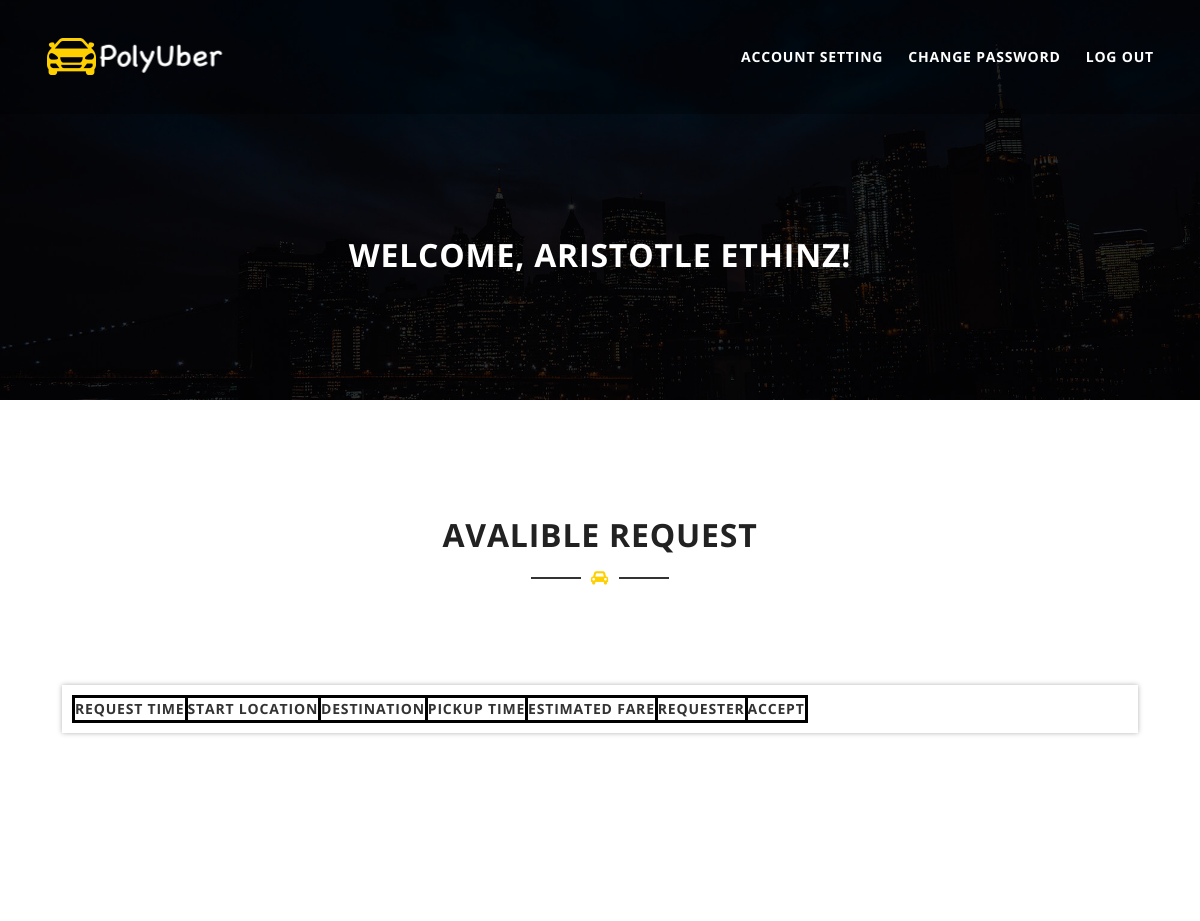
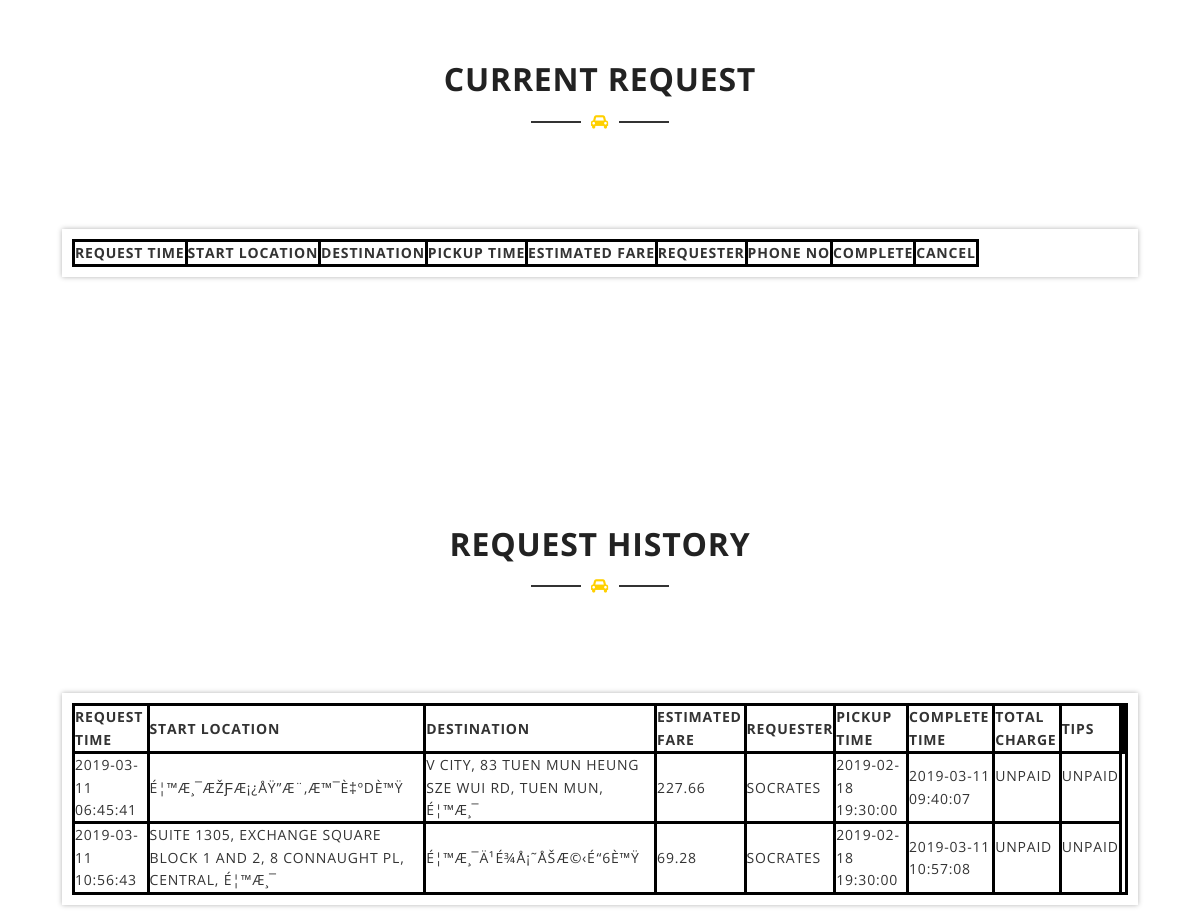
Page /testweb/driverhomepage.php (signed in) on the committed database (2 pictures, top to bottom).
### tables this page shows
CREATE TABLE `user` (
  `Username` varchar(45) NOT NULL,
  `Fullname` varchar(45) NOT NULL,
  `Email` varchar(45) NOT NULL,
  `Phone_No` int(8) NOT NULL,
  `Password` varchar(45) NOT NULL,
  `Type` varchar(45) NOT NULL,
  `Wallet_addr` text
);

CREATE TABLE `request` (
  `Request_ID` int(11) NOT NULL,
  `Request_time` datetime NOT NULL DEFAULT CURRENT_TIMESTAMP,
  `Pickup_time` datetime NOT NULL,
  `Complete_time` datetime DEFAULT NULL,
  `PassagerName` varchar(45) NOT NULL,
  `DriverName` varchar(45) DEFAULT NULL,
  `Start_location` text NOT NULL,
  `Destination` text NOT NULL,
  `Suggested_Fee` double NOT NULL,
  `Final_Fee` double DEFAULT NULL,
  `Tips` double DEFAULT NULL,
  `Acceptance` tinyint(1) NOT NULL DEFAULT '0',
  `Completance` tinyint(1) NOT NULL DEFAULT '0',
  `Paid` tinyint(1) NOT NULL DEFAULT '0',
  `Dispute` tinyint(1) NOT NULL DEFAULT '0',
  `Dispute_value` double DEFAULT NULL
);

### testweb/driverhomepage.php (the view, shortened to what this page needs)
<?php include ('server.php') ?>
<?php if(isset($_COOKIE['login']) && isset($_COOKIE['type'])) {
		$db = mysqli_connect('localhost', 'root', '', 'eie3117');
        $username = $_COOKIE['login'];
        $query = "SELECT * FROM user WHERE Username = '$username'";
        $fname = mysqli_query($db, $query);
        $fullname = $fname->fetch_object()->Fullname;
        $query = "SELECT * FROM request WHERE DriverName = '$username' AND Completance = 1 AND Paid = 0";
		$unpaid = mysqli_query($db, $query);
	  }
?>
<!DOCTYPE html>
<html class="no-js" lang="zxx">
<head>
    <link href="assets/css/bootstrap.min.css" rel="stylesheet">
    <link href="assets/css/plugins/slicknav.min.css" rel="stylesheet">
    <link href="assets/css/plugins/magnific-popup.css" rel="stylesheet">
    <link href="assets/css/plugins/owl.carousel.min.css" rel="stylesheet">
    <link href="assets/css/plugins/gijgo.css" rel="stylesheet">
    <link href="assets/css/font-awesome.css" rel="stylesheet">
    <link href="assets/css/reset.css" rel="stylesheet">
    <link href="style.css" rel="stylesheet">
    <link href="assets/css/responsive.css" rel="stylesheet">
</head>
<body class="loader-active">
    <header id="header-area" class="fixed-top">
        <div id="header-bottom">
            <div class="container">
                <div class="row">
                    <div class="col-lg-4">
                        <a href="index.php" class="logo">
                            <img src="assets/img/logo.png" alt="JSOFT">
                        </a>
                    </div>
                    <div class="col-lg-8 d-none d-xl-block">
                        <nav class="mainmenu alignright">
                            <ul>
                                <li><a href="driveracc.php">Account Setting</a></li>
                                <li><a href="changepw.php">Change Password</a></li>
								<li><a href="logout.php">LOG OUT</a></li>
                            </ul>
                        </nav>
                    </div>
                </div>
            </div>
        </div>
    </header>
     <section id="page-title-area" class="section-padding overlay">
        <div class="container">
            <div class="row">
                <div class="col-lg-12">
                    <div class="section-title  text-center">
                        <h2>Welcome, <?php echo $fullname?>!</h2>
                    </div>
                </div>
            </div>
        </div>
    </section>
    <section id="about-area" class="section-padding">
        <div class="container">
            <div class="row">
                <div class="col-lg-12">
                    <div class="section-title  text-center">
                        <h2>Avalible Request</h2>
                        <span class="title-line"><i class="fa fa-car"></i></span>
                    </div>
                </div>
                    <div class="container">
                            <div class="col-lg-12">
                                <article class="single-article">
									<form method = "post" action="index.php" enctype="multipart/form-data">
									<div id="table">
                                        <table>
										<tr>
										   <th> Request Time </th>
										   <th> Start Location </th>
										   <th> Destination </th>
                                           <th> Pickup Time </th>
										   <th> Estimated Fare </th>
										   <th> Requester </th>
										   <th> Accept </th>
									    </tr>
										</table>
                                    </div>
									</form>
                                </article>
                            </div>
                    </div>
        </div>
    </section>
    <section id="about-area" class="section-padding">
        <div class="container">
            <div class="row">
                <div class="col-lg-12">
                    <div class="section-title  text-center">
                        <h2>Current Request</h2>
                        <span class="title-line"><i class="fa fa-car"></i></span>
                    </div>
                </div>
                    <div class="container">
                            <div class="col-lg-12">
                                <article class="single-article">
									<form method = "post" enctype="multipart/form-data">
									<div id="table">
                                        <table>
										<tr>
										   <th> Request Time </th>
										   <th> Start Location </th>
										   <th> Destination </th>
                                           <th> Pickup Time </th>
										   <th> Estimated Fare </th>
										   <th> Requester </th>
                                           <th> Phone No </th>
										   <th> Complete </th>
                                           <th> Cancel </th>
									    </tr>
										</table>
                                    </div>
									</form>
                                </article>
                            </div>
                    </div>
        </div>
    </section>
    <section id="service-area" class="section-padding">
        <div class="container">
            <div class="row">
                <div class="col-lg-12">
                    <div class="section-title  text-center">
                        <h2>Request history</h2>
                        <span class="title-line"><i class="fa fa-car"></i></span>
                    </div>
                </div>
            </div>
                <div class="container">
                    <div class="row">
                        <div class="col-lg-12">
                                <article class="single-article">
                                <form method = "post" enctype="multipart/form-data">
                                                   <div id="table">
													   <table>
														<tr>
														   <th> Request Time </th>
														   <th> Start Location </th>
														   <th> Destination </th>
														   <th> Estimated Fare </th>
														   <th> Requester </th>
														   <th> Pickup Time </th>
														   <th> Complete Time </th>
														   <th> Total Charge </th>
                                                           <th> Tips </th>
                                                           <th> </th>
                                                           <th> </th>
														</tr>
                                                        <?php
                                                            while($row = mysqli_fetch_array($unpaid))
															{
																echo "<tr>";
																echo "<td>".$row['Request_time']."&nbsp;</td>";
																echo "<td>".$row['Start_location']."&nbsp;</td>";
																echo "<td>".$row['Destination']."&nbsp;</td>";
																echo "<td>".$row['Suggested_Fee']."&nbsp;</td>";
																echo "<td>".$row['PassagerName']."&nbsp;</td>";
																echo "<td>".$row['Pickup_time']."&nbsp;</td>";
																echo "<td>".$row['Complete_time']."&nbsp;</td>";
																echo "<td> Unpaid &nbsp;</td>";
                                                                echo "<td> Unpaid &nbsp;</td>";
																echo "</tr>";
															}
														?>
														</table>
                                                </div>
                                                        </form>
                                            </div>
        </div>
    </section>
</body>
</html>

### testweb/style.css (style rules this page uses)
.overlay { position: relative; z-index: 1; }
.overlay:after { background-color: rgba(0, 0, 0, 0.8); content: ""; left: 0; position: absolute; top: 0; height: 100%; width: 100%; z-index: -1; }
.section-padding { padding: 100px 0; }
.section-title { font-size: 15px; font-weight: 300; margin-bottom: 80px; }
.section-title h2 { margin-bottom: 10px; position: relative; text-transform: uppercase; }
.section-title .title-line { color: #ffd000; position: relative; }
.section-title .title-line::after { background-color: #333; content: ""; height: 2px; left: -60px; position: absolute; top: 10px; width: 50px; }
.section-title .title-line::before { background-color: #333; content: ""; height: 2px; position: absolute; right: -60px; top: 10px; width: 50px; }
.overlay .section-title h2, .overlay .section-title p { color: #fff; }
#header-area, #header-area a { color: #fff; }
#header-bottom { background-color: rgba(0, 0, 0, 0.3); padding: 15px 0; -webkit-transition: all 0.4s ease 0s; transition: all 0.4s ease 0s; }
.logo { display: inline-block; }
.mainmenu ul li { float: left; position: relative; }
.mainmenu ul li a { display: block; font-weight: 700; text-transform: uppercase; -webkit-transition: all 0.4s ease 0s; transition: all 0.4s ease 0s; margin-left: 25px; padding: 15px 0; }
#header-bottom .container { position: relative; }
.slicknav_nav { background-color: #000; border-top: 1px solid #ffd000; position: absolute; top: 65px; width: 100%; }
.slicknav_nav ul, .slicknav_nav ul li a, .slicknav_nav ul li.slicknav_parent a { margin: 0; -webkit-transition: 0.4s; transition: 0.4s; text-transform: uppercase; }
.single-article { -webkit-box-shadow: 0 0 5px rgba(0, 0, 0, 0.3); box-shadow: 0 0 5px rgba(0, 0, 0, 0.3); padding: 10px; margin-bottom: 50px; text-transform: uppercase; }
.col-lg-12:last-child .single-article { margin-bottom: 0; }
html, body, #slideslow-bg, #slideslow-bg div { height: 100%; }
#service-area.section-padding { padding-bottom: 50px; }
#page-title-area { background-image: url("assets/img/page-title.jpg"); background-position: center center; background-size: cover; padding-top: 220px; }
#page-title-area .section-title { margin-bottom: 0; }
.container { padding: 16px; }
#table { position: center; }

### testweb/driverhomepage.php (style rules this page uses)
table, th, td { border: 3px solid black; }

### rows in the picture
user: Fullname "ARISTOTLE ETHINZ"
request: Request_time "2019-03-11 06:45:41", Start_location "É¦™Æ¸¯ÆŽƑÆ¡¿ÅŸ”Æ¨‚Æ™¯È‡ºDÈ™Ÿ", Destination "V CITY, 83 TUEN MUN HEUNG SZE WUI RD, TUEN MUN, É¦™Æ¸¯", Suggested_Fee "227.66", PassagerName "SOCRATES", Pickup_time "2019-02-18 19:30:00", Complete_time "2019-03-11 09:40:07"
request: Request_time "2019-03-11 10:56:43", Start_location "SUITE 1305, EXCHANGE SQUARE BLOCK 1 AND 2, 8 CONNAUGHT PL, CENTRAL, É¦™Æ¸¯", Destination "É¦™Æ¸¯Ä¹É¾Å¡˜ÅŠÆ©‹É“6È™Ÿ", Suggested_Fee "69.28", PassagerName "SOCRATES", Pickup_time "2019-02-18 19:30:00", Complete_time "2019-03-11 10:57:08"
